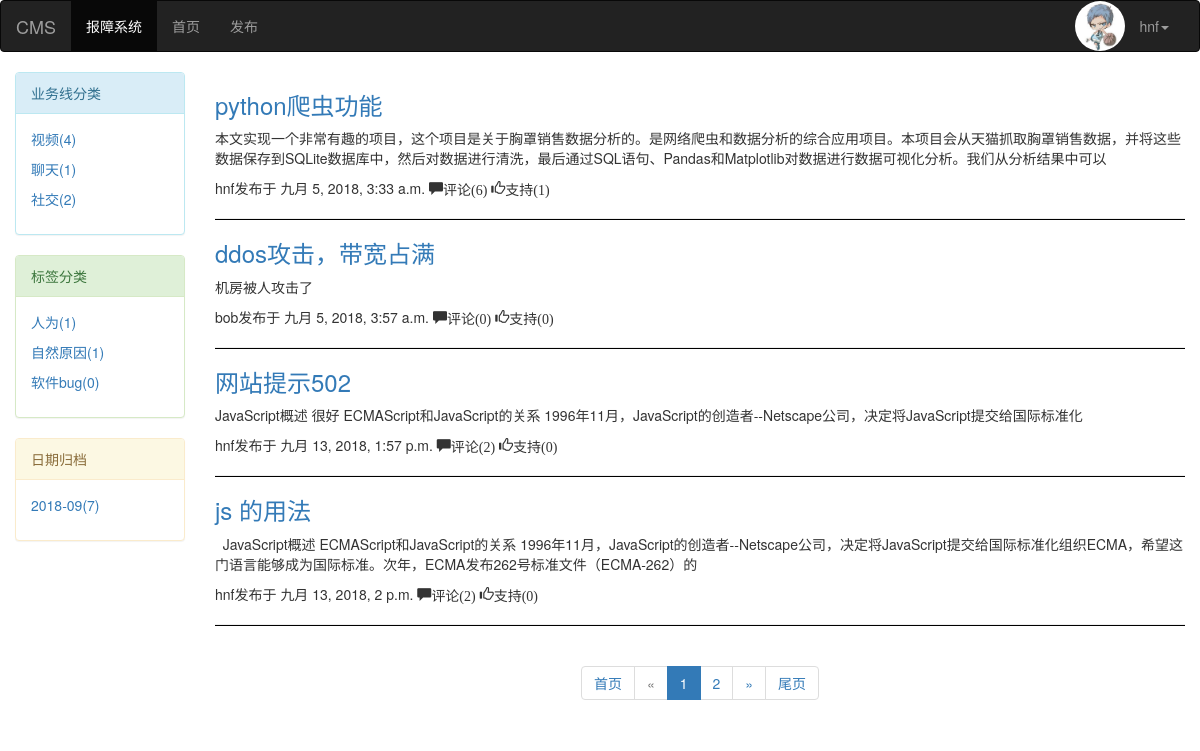
The page /index/ (signed in) on the database its author committed.
### fault_reporting/models.py (models this page shows, shortened)
class UserInfo(AbstractUser):
    phone=models.CharField(max_length=11)
    avatar=models.FileField(upload_to="avatars/",default="avatars/default.png")

class FaultReport(models.Model):
    title = models.CharField(max_length=80, verbose_name="故障标题")
    desc = models.CharField(max_length=255, verbose_name="故障简介")
    create_time = models.DateTimeField(auto_now_add=True, verbose_name="发布时间")
    modify_time = models.DateTimeField(auto_now=True, verbose_name="最后修改时间")
    comment_count = models.IntegerField(default=0)
    up_count = models.IntegerField(default=0)
    down_count = models.IntegerField(default=0)
    lob = models.ForeignKey(to="LOB", null=True, verbose_name="所属业务线")
    user = models.ForeignKey(to="UserInfo", verbose_name="发布者")
    tags = models.ManyToManyField(
        to="Tag",
        through="Fault2Tag",  # 指定第三张关系表
        through_fields=("fault_report", "tag"),  # 通过哪些字段建立多对多关系
    )
    class Meta:
        verbose_name = "故障总结/故障报告"
        verbose_name_plural = verbose_name

### fault_reporting/views.py (the view, shortened to what this page needs)
# urls.py: url(r'^index/$', views.index),
def index(request, *args):
    report_list = models.FaultReport.objects.all()
    total_count = report_list.count()  # 总数量
    current_page = request.GET.get("page")  # 当前页
    page_obj = mypage.MyPage(current_page, total_count, url_prefix="index")
    page_html = page_obj.page_html()  # 显示页码的代码
    range = report_list[page_obj.start:page_obj.end]
    lob_list = models.LOB.objects.all().annotate(num=Count("faultreport")).values("title", "num")
    tag_list = models.Tag.objects.all().annotate(num=Count("faultreport")).values("title", "num")
    archive_list = models.FaultReport.objects.all().extra(
        select={"ym": "strftime('%%Y-%%m', create_time)"}
    ).values("ym").annotate(num=Count("id")).values("ym", "num")
    return render(request, "index.html", {"report_list": range, "page_html": page_html, "lob_list": lob_list,
                                          "tag_list": tag_list, "archive_list": archive_list})

### fault_reporting/mypage.py (called while the page is built)
    @property
    def start(self):
        return (self.current_page - 1) * self.per_page

    @property
    def end(self):
        return self.current_page * self.per_page

### templates/index.html (shortened to what this page needs)
{% extends "base.html" %}
{% block page-left %}
     <div class="panel panel-info">
                <div class="panel-heading">业务线分类</div>
                <div class="panel-body">
                    {% for lob in lob_list %}
                        <p><a href="/fault-report/lob/{{ lob.title }}/">{{ lob.title }}({{ lob.num }})</a></p>
                    {% endfor %}
                </div>
            </div>
            <div class="panel panel-success">
                <div class="panel-heading">标签分类</div>
                <div class="panel-body">
                    {% for tag in tag_list %}
                        <p><a href="/fault-report/tag/{{ tag.title }}/">{{ tag.title }}({{ tag.num }})</a></p>
                    {% endfor %}
                </div>
            </div>
            <div class="panel panel-warning">
                <div class="panel-heading">日期归档</div>
                <div class="panel-body">
                    {% for archive in archive_list %}
                        <p><a href="/fault-report/archive/{{ archive.ym }}/">{{ archive.ym }}({{ archive.num }})</a></p>
                    {% endfor %}
                </div>
            </div>
{% endblock %}
{% block page-right %}
     <div class="report-list">
                {% for report in report_list %}
                    <div class="report">
                        <div class="report-title">
                            <h3><a href="/fault-report/report/{{ report.id }}">{{ report.title }}</a></h3>
                        </div>
                        <div class="report-desc">
                            <p>{{ report.desc }}</p>
                        </div>
                        <div class="report-info">
                            <span>{{ report.user.username }}发布于</span>
                            <span>{{ report.create_time }}</span>
                            <span class="glyphicon glyphicon-comment" aria-hidden="true">评论({{ report.comment_count }})</span>
                            <span class="glyphicon glyphicon-thumbs-up" aria-hidden="true">支持({{ report.up_count }})</span>
                            <hr style="height: 1px;background-color: black; ">
                        </div>
                    </div>
                {% endfor %}
    {{ page_html|safe }}
     </div>
{% endblock %}

### templates/base.html (shortened to what this page needs)
<!DOCTYPE html>
<html lang="en">
<head>
    <link rel="stylesheet" href="/static/plugins/bootstrap-3.3.7/css/bootstrap.min.css">
</head>
<body>
<nav class="navbar navbar-inverse">
    <div class="container-fluid">
        <div class="navbar-header">
            <a class="navbar-brand" href="#">CMS</a>
        </div>
        <div class="collapse navbar-collapse" id="bs-example-navbar-collapse-1">
            <ul class="nav navbar-nav">
                <li class="active"><a href="#">报障系统</a></li>
                <li><a href="/index/">首页</a></li>
                <li><a href="/fault-report/add-report/">发布</a></li>
            </ul>
            <ul class="nav navbar-nav navbar-right">
                {% if request.user.username %}
                    <li><img style="height: 50px;width: 50px;border-radius: 50%" src="/media/{{ request.user.avatar }}">
                    </li>
                    <li class="dropdown">
                        <a href="#" class="dropdown-toggle" data-toggle="dropdown" role="button" aria-haspopup="true"
                           aria-expanded="false">{{ request.user.username }}<span class="caret"></span></a>
                    </li>
                {% else %}
                    <li><a href="/login/">登录</a></li>
                    <li><a href="/register/">注册</a></li>
                {% endif %}
            </ul>
        </div>
    </div>
</nav>
<div class="container-fluid">
    <div class="row">
        <div class="col-md-2">
           {% block page-left %}
            {% endblock %}
        </div>
        <div class="col-md-10">
            {% block page-right %}
            {% endblock %}
        </div>
    </div>
</div>
</body>
</html>

### rows shown on the page
UserInfo: user.avatar (picture), user.username "hnf"
FaultReport: title "python爬虫功能", desc "本文实现一个非常有趣的项目，这个项目是关于胸罩销售数据分析的。是网络爬虫和数据分析的综合应用项目。本项目会从天猫抓取胸罩销售数据，并将这些数据保存到SQLite数据库中，然后对数据进行清洗，最后通过SQL语句、Pandas和Matplotlib对数据进行数据可视化分析。我们从分析结果中可以", user.username "hnf", create_time "九月 5, 2018, 3:33 a.m.", comment_count "6", up_count "1"
FaultReport: title "ddos攻击，带宽占满", desc "机房被人攻击了", user.username "bob", create_time "九月 5, 2018, 3:57 a.m.", comment_count "0", up_count "0"
FaultReport: title "网站提示502", desc "JavaScript概述 很好 ECMAScript和JavaScript的关系 1996年11月，JavaScript的创造者--Netscape公司，决定将JavaScript提交给国际标准化", user.username "hnf", create_time "九月 13, 2018, 1:57 p.m.", comment_count "2", up_count "0"
FaultReport: title "js 的用法", desc "JavaScript概述 ECMAScript和JavaScript的关系 1996年11月，JavaScript的创造者--Netscape公司，决定将JavaScript提交给国际标准化组织ECMA，希望这门语言能够成为国际标准。次年，ECMA发布262号标准文件（ECMA-262）的", user.username "hnf", create_time "九月 13, 2018, 2 p.m.", comment_count "2", up_count "0"

### other values the page prints
{{ lob.title }} "视频" "聊天" "社交"
{{ lob.num }} "4" "1" "2"
{{ tag.title }} "人为" "自然原因" "软件bug"
{{ tag.num }} "1" "1" "0"
{{ archive.ym }} "2018-09"
{{ archive.num }} "7"
{{ page_html|safe }} "首页 « 1 2 » 尾页"
